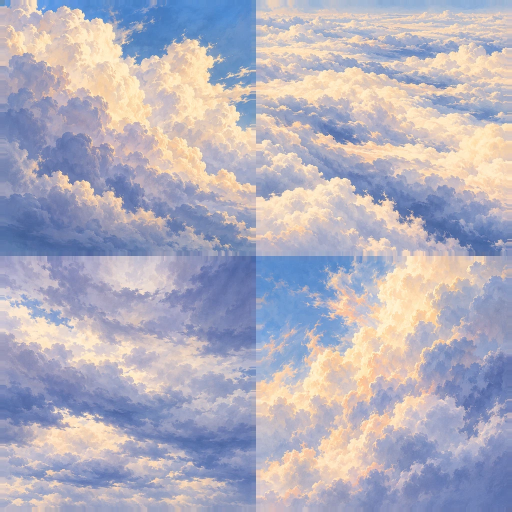
#> input picture prototypes/ace-to-ace/assets/cloud-b1/cloud-materials-b1.webp, 1024 x 1024 px, given in place of cloud-materials-b1.png, which was not available (shown at 1/2 size)
$ python pack-cloud-b1.py
#> lines starting #> are read from the running program, lines starting #| are printed output that depends on the picture; pictures that were not available may be replaced by others from this repository, and a replacement may not be noted
"""Downsample the original B1 generated atlas; no painting or R2 files are changed."""
from pathlib import Path
from PIL import Image

root = Path(__file__).resolve().parents[1] / 'assets' / 'cloud-b1'
image = Image.open(root / 'source' / 'cloud-materials-b1.png').convert('RGB')
#> image is the input picture: PIL image 1024x1024 RGB; mean R, G, B 178.4, 175.7, 189.9
# Mirror padding inside each tile prevents neighbouring views bleeding at mip levels.
atlas = Image.new('RGB', (1024, 1024))
#> atlas: PIL image 1024x1024 RGB; every value is 0
for i in range(4):
    x, y = i % 2, i // 2
    tile = image.crop((x*image.width//2,y*image.height//2,(x+1)*image.width//2,(y+1)*image.height//2))
    tile = tile.resize((496,496), Image.Resampling.LANCZOS)
    atlas.paste(tile,(x*512+8,y*512+8))
    atlas.paste(tile.crop((0,0,1,496)).resize((8,496)),(x*512,y*512+8))
    atlas.paste(tile.crop((495,0,496,496)).resize((8,496)),(x*512+504,y*512+8))
    atlas.paste(atlas.crop((x*512,y*512+8,x*512+512,y*512+9)).resize((512,8)),(x*512,y*512))
    atlas.paste(atlas.crop((x*512,y*512+503,x*512+512,y*512+504)).resize((512,8)),(x*512,y*512+504))
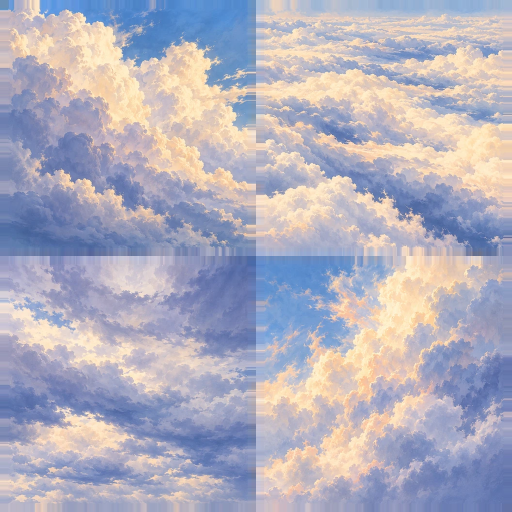
#> atlas: PIL image 1024x1024 RGB (shown at 1/2 size); mean R, G, B 177, 175, 190.1
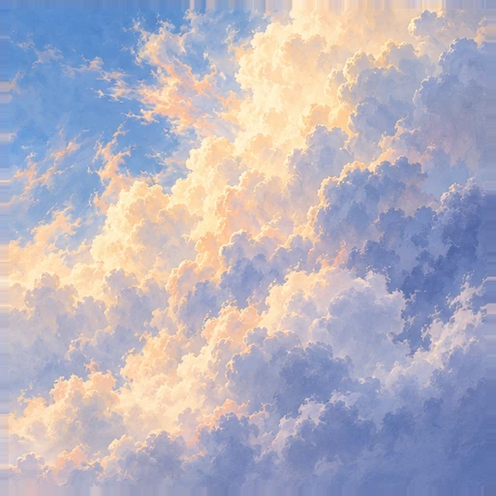
#> tile: PIL image 496x496 RGB; mean R, G, B 180.3, 177.1, 190.9
atlas.save(root/'cloud-materials-b1.webp',quality=91,method=6)
print(f'Original: {image.size}; runtime: {atlas.size}; WebP bytes: {(root/"cloud-materials-b1.webp").stat().st_size}')
#| Original: (1024, 1024); runtime: (1024, 1024); WebP bytes: 230242

source=Image.open(root/'source'/'cloud-silhouettes-b1.png').convert('RGBA')
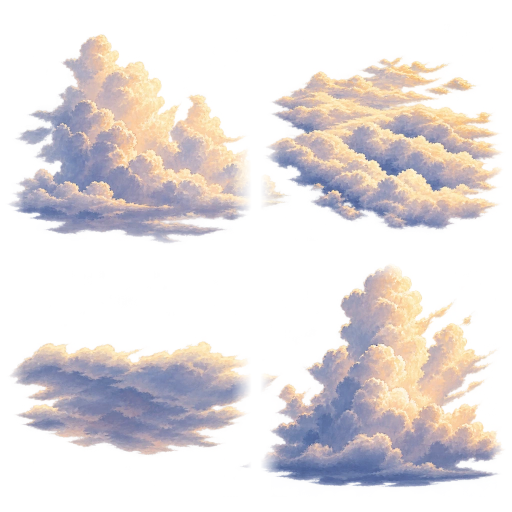
#> input picture prototypes/ace-to-ace/assets/cloud-b1/cloud-silhouettes-b1.webp, 1024 x 1024 px, given in place of cloud-silhouettes-b1.png, which was not available (shown at 1/2 size)
#> source is the input picture: PIL image 1024x1024 RGBA; mean R, G, B, A 100.3, 93.7, 94.7, 100.8
atlas=Image.new('RGBA',(1024,1024))
#> atlas: PIL image 1024x1024 RGBA; every value is 0
for i in range(4):
    x,y=i%2,i//2
    tile=source.crop((x*source.width//2,y*source.height//2,(x+1)*source.width//2,(y+1)*source.height//2)).resize((496,496),Image.Resampling.LANCZOS)
    # Technical guard bands prevent touching source wisps from bleeding into other views.
    alpha=tile.getchannel('A'); data=alpha.load()
    for py in range(496):
        for px in range(496):
            edge=min(px,py,495-px,495-py)
            data[px,py]=round(data[px,py]*min(1,edge/40))
    tile.putalpha(alpha)
    padded=Image.new('RGBA',(512,512));padded.paste(tile,(8,8));atlas.paste(padded,(x*512,y*512))
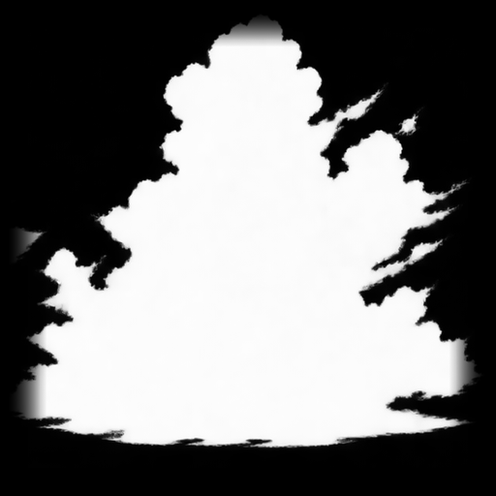
#> alpha: PIL image 496x496 L; min 0, max 255, mean 118.4
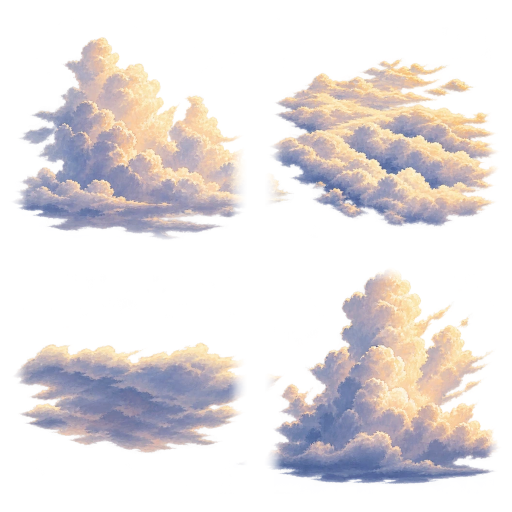
#> atlas: PIL image 1024x1024 RGBA (shown at 1/2 size); mean R, G, B, A 91.5, 85.4, 86.1, 94.2; transparent parts drawn white
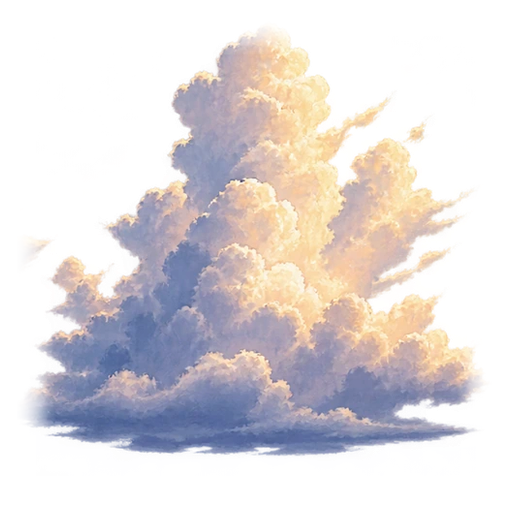
#> padded: PIL image 512x512 RGBA; mean R, G, B, A 105.3, 98.8, 103.1, 111.2; transparent parts drawn white
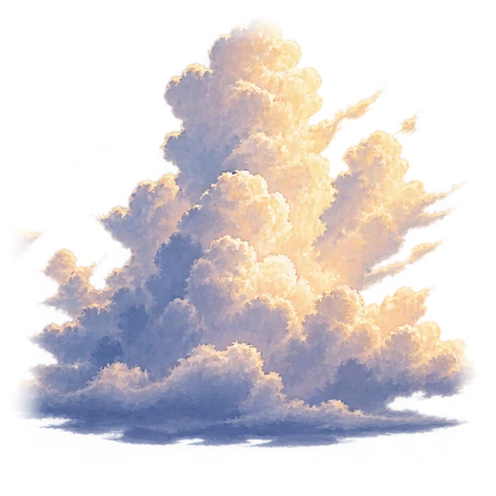
#> tile: PIL image 496x496 RGBA; mean R, G, B, A 112.2, 105.3, 109.9, 118.4; transparent parts drawn white
atlas.save(root/'cloud-silhouettes-b1.webp',quality=92,method=6,exact=True)
print(f'Silhouette WebP: {(root/"cloud-silhouettes-b1.webp").stat().st_size}')
